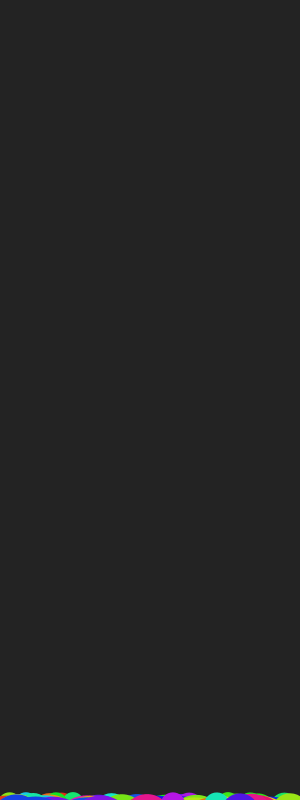
Frame 1 (no input)
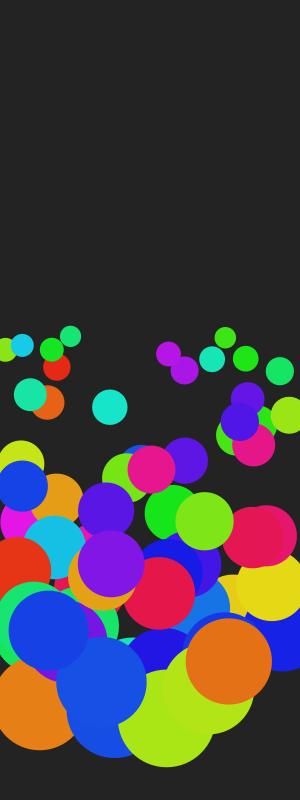
Frame 60 (the mouse pressed at the canvas centre just before this capture)
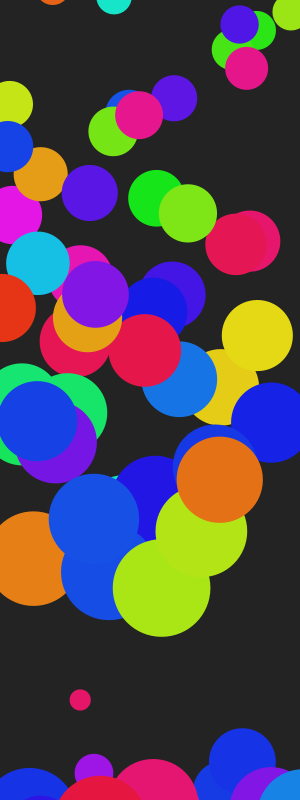
Frame 120 (the mouse held since frame 60 and released just before this capture)

The Processing sketch that drew these frames (run headless with seeded random() and noise(); from frame 60 on, the mouse is pressed at the canvas centre):

// Processing sketch: processing_135441
// ── processing_135441.pde

Bubble[] bubs;

void setup(){
  size(300, 800);
  smooth();
  colorMode(HSB, 360,100,100);
  
  bubs = new Bubble[60];
  
  for(int i=0; i<bubs.length; i++){
    bubs[i] = new Bubble();
  }

}

void draw(){
  background(50);

  for(int i=0; i<bubs.length; i++){
     bubs[i].run();
  }  
}
class Bubble {
  float x, y, xoff; //position
  float r; //radius
  float h; //hue
  float speed;

  Bubble() {
    init();
  }

  void init() {
    r = random(10, 50);
    x = random(width);
    y = height+r; 
    h = random(360);
    speed = map(r, 10, 50, 8, 2);
  }

  void floatUp() {
    y -= speed;
    xoff = sin(frameCount/r) * r/3.0;
  }
  void wrap() {
    if (y <= -r) {
      init();
    }
  }
  
  void render() {
    fill(h, 90, 90);
    noStroke();
    ellipse(x+xoff, y, r*2, r*2);
  }
  void run() {
    floatUp();
    wrap();
    render();
  }
}
